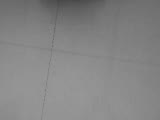
//> input picture frame 89 of 1 (5).avi, 160 x 120 px
$ ./improc_c   (built with g++ and OpenCV 4)
//> lines starting //> are read from the running program, lines starting //| are printed output that depends on the picture; after the words box and inside, x2 and y2 are one past the last pixel; in counts of white or black regions, pixels touching at a corner belong together
### improc.h
#ifndef _IMPROC_H_
#define _IMPROC_H_
#include "stdlib.h"
#include "stdio.h"
#include "math.h"
#include "string.h"
#include "assert.h"
typedef unsigned char uchar;
#ifndef MIN
#  define MIN(a,b)  ((a) > (b) ? (b) : (a))
#endif
#define LH_8UC1 81
#define LH_8UC2 82
#define LH_8UC3 83
#define LH_32FC1 321
#define LH_BGR2GRAY 0
#define LH_PI 3.1415926
struct LhMat
{
	int type;
	/* for internal use only */
	int* refcount;
	int hdr_refcount;
	union
	{
		uchar* ptr;
		short* s;
		int* i;
		float* fl;
		double* db;
	} data;
	int rows;
	int cols;
};

struct LhPoint2i
{
	int x;
	int y;
};

struct LhPoint2f
{
	float x;
	float y;
};

struct LhRect
{
	int x;
	int y;
	int width;
	int height;
};
typedef struct LhScalar
{
	double val[4];
}LhScalar;

struct LhLine
{
	float angle, rho;
};

LhMat* lhCreatMatHead(int rows, int cols, int type);

void lhFreeMatHead(LhMat* src);

LhMat* lhCreatMat(int rows, int cols, int type, uchar* pSrc);

void lhFreeMat(LhMat* src);

void lhZeros(LhMat* src);

void lhOnes(LhMat* src);

void lhSetValUchar(LhMat* src, int rowIndex, int colIndex, uchar val);
void lhSetValInt(LhMat* src, int rowIndex, int colIndex, uchar val);
void lhSetValFloat(LhMat* src, int rowIndex, int colIndex, uchar val);
void lhSetValDouble(LhMat* src, int rowIndex, int colIndex, uchar val);

uchar lhGetValUchar(LhMat* src, int rowIndex, int colIndex);
int lhGetValInt(LhMat* src, int rowIndex, int colIndex);
float lhGetValFloat(LhMat* src, int rowIndex, int colIndex);
double lhGetValDouble(LhMat* src, int rowIndex, int colIndex);
double lhSum(LhMat* src);
//////////////////////////////////////////////////////////////////////////
LhMat* lhCvtColor(LhMat* src, int type);
LhMat* lhCvtCimgToMat(LhMat* src);
LhMat* lhCvtMatToCimg(LhMat* src);
LhMat* lhHistNormolize(LhMat* srcM);
LhMat* lhGaussianBlur5(LhMat* src);
LhMat* lhGaussianBlur3(LhMat* src);
LhMat* lhadaptiveThreshold( LhMat* src, int _Block, int _Idelta, int _MaxValue );
void lhThreshold(LhMat* src, uchar thr);
LhPoint2f getCrossPoint(LhPoint2i p11, LhPoint2i p12, LhPoint2i p21, LhPoint2i p22);
LhMat* lhAdaptiveThreshold(LhMat* src, double maxValue, int thresholdType, int blockSize);
//////////////////////////////////////////////////////////////////////////
LhMat* xHistEqual(LhMat* src);
int houghStd(uchar* pdata, int width,int height,float rho, float theta, int threshold, LhLine *lines, int linesMax);
int lhHoughStd(LhMat* src, float rho, float theta, int threshold, LhLine *lines, int linesMax);
#endif

### stdafx.h
// stdafx.h : 标准系统包含文件的包含文件，
// 或是经常使用但不常更改的
// 特定于项目的包含文件
//

#pragma once

#include "targetver.h"

#include <stdio.h>
#include <tchar.h>


// TODO: 在此处引用程序需要的其他头文件

### improc.cpp
#include "improc.h"

LhMat* lhCreatMatHead(int rows, int cols, int type)
{
	LhMat* dst = (LhMat*)malloc(sizeof(LhMat));
	if (type == LH_8UC1)
	{
		dst->rows = rows;
		dst->cols = cols;
		dst->type = type;
		dst->data.ptr = NULL;
	}
	else if (type == LH_8UC2)
	{
		dst->rows = rows;
		dst->cols = cols;
		dst->type = type;
		dst->data.ptr = NULL;
	}
	else if (type == LH_8UC3)
	{
		dst->rows = rows;
		dst->cols = cols;
		dst->type = type;
		dst->data.ptr = NULL;
	}
	else if (type == LH_32FC1)
	{
		dst->rows = rows;
		dst->cols = cols;
		dst->type = type;
		dst->data.fl = NULL;
	}
	return dst;
}
// [5 lines left out: function lhFreeMatHead, not called in this run]
LhMat* lhCreatMat(int rows, int cols, int type, uchar* pSrc)
{
	LhMat* dst = (LhMat*)malloc(sizeof(LhMat));
	if (type == LH_8UC1)
	{
		dst->rows = rows;
		dst->cols = cols;
		dst->type = type;
		uchar* pd = (uchar*)malloc(sizeof(uchar)*rows*cols);
		for (int i = 0; i < rows; i++)
		{
			for (int j = 0; j < cols; j++)
			{
				pd[i*cols+j] = pSrc[i*cols+j];
			}
		}
		dst->data.ptr = pd;
	}
	else if (type == LH_8UC2)
	{
		dst->rows = rows;
		dst->cols = cols;
		dst->type = type;
		uchar* pd = (uchar*)malloc(sizeof(uchar)*rows*cols*2);
		for (int i = 0; i < rows; i++)
		{
			for (int j = 0; j < cols; j++)
			{
				pd[2*(i*cols+j)] = pSrc[2*(i*cols+j)];
				pd[2*(i*cols+j)+1] = pSrc[2*(i*cols+j)+1];
			}
		}
		dst->data.ptr = pd;
	}
	else if (type == LH_8UC3)
	{
		dst->rows = rows;
		dst->cols = cols;
		dst->type = type;
		uchar* pd = (uchar*)malloc(sizeof(uchar)*rows*cols*3);
		for (int i = 0; i < rows; i++)
		{
			for (int j = 0; j < cols; j++)
			{
				pd[3*(i*cols+j)] = pSrc[3*(i*cols+j)];
				pd[3*(i*cols+j)+1] = pSrc[3*(i*cols+j)+1];
				pd[3*(i*cols+j)+2] = pSrc[3*(i*cols+j)+2];
			}
		}
		dst->data.ptr = pd;
	}
	else if (type == LH_32FC1)
	{
		dst->rows = rows;
		dst->cols = cols;
		dst->type = type;
		float* pd = (float*)malloc(sizeof(float)*rows*cols);
		for (int i = 0; i < rows; i++)
		{
			for (int j = 0; j < cols; j++)
			{
				pd[i*cols+j] = pSrc[i*cols+j];
			}
		}
		dst->data.fl = pd;
	}
	return dst;
}
// [289 lines left out: functions lhFreeMat, lhZeros, lhOnes, lhSetValUchar, lhSetValInt, lhSetValFloat and 9 more, not called in this run]

LhMat* lhCvtColor(LhMat* src, int type)
{

	if (type == LH_BGR2GRAY)
	{
		LhMat* dst;
		int rows = src->rows;
		int cols = src->cols;
		dst = lhCreatMatHead(rows, cols, LH_8UC1);
		int length = rows*cols;
		uchar* ptr = (uchar*)malloc(sizeof(uchar)*length);
		uchar* p = ptr;
		for (int i = 0; i < rows; i++)
		{
			for (int j = 0; j < cols; j++)
			{
				//p[i*cols+j] = src->data.ptr[i*cols+j]*0.229 + src->data.ptr[i*cols+j+length]*0.587 + src->data.ptr[i*cols+j+2*length]*0.114;
				p[i*cols+j] = uchar(src->data.ptr[3*(i*cols+j)]*0.114 + src->data.ptr[3*(i*cols+j)+1]*0.587 + src->data.ptr[3*(i*cols+j)+2]*0.229); //Gray = 0.29900 * R + 0.58700 * G + 0.11400 * B
			}
		}
		dst->data.ptr = ptr;
		return dst;
	}
}

//void lhHistNormolize(unsigned char **pImg, unsigned char **pNormImg,int width,int height)
// [73 lines left out: functions lhHistNormolize, gaussianFilter3, not called in this run]

void gaussianFilter5(uchar* data, int rows, int cols)
{
	int i, j, index, sum;
	int templates[25] = { 1, 4, 7, 4, 1,
		4, 16, 26, 16, 4,
		7, 26, 41, 26, 7,
		4, 16, 26, 16, 4,
		1, 4, 7, 4, 1 };
	sum = cols * rows * sizeof(uchar);
	uchar *tmpdata = (uchar*)malloc(sum);
	memcpy((char*)tmpdata,(char*)data, sum);
	for(i = 2;i < rows - 2;i++)
	{
		for(j = 2;j < cols - 2;j++)
		{
			index = sum = 0;
			for(int m = i - 2;m < i + 3;m++)
			{
				for(int n = j - 2; n < j + 3;n++)
				{
					sum += tmpdata[m * cols + n] * templates[index++];
				}
			}
			data[i * cols + j] = sum / 273;
		}
	}
	free(tmpdata);
}

LhMat* lhGaussianBlur5(LhMat* src)
{
	LhMat* dst = lhCreatMatHead(src->rows, src->cols, src->type);
	gaussianFilter5(src->data.ptr, src->rows, src->cols);
	dst->data.ptr = src->data.ptr;
	return dst;
}

// [168 lines left out: functions lhGaussianBlur3, boxFilter, adaptiveThreshold, lhadaptiveThreshold, hist_equal, not called in this run]

void hist_equal0(uchar *img, uchar* dst, int _W, int _H)
{
	int localHistogram[256] = { 0 };
	int globalHistogram_[256] = { 0 };
	const size_t sstep = _W;
	int width = _W;
	int height = _H;
	width *= height;
	height = 1;
	for (const uchar* ptr = img; height--; ptr += sstep)
	{
		int x = 0;
		for (; x <= width - 4; x += 4)
		{
			int t0 = ptr[x], t1 = ptr[x + 1];
			localHistogram[t0]++; localHistogram[t1]++;
			t0 = ptr[x + 2]; t1 = ptr[x + 3];
			localHistogram[t0]++; localHistogram[t1]++;
		}

		for (; x < width; ++x)
			localHistogram[ptr[x]]++;
	}
	for (int i = 0; i < 256; i++)
	{
		globalHistogram_[i] += localHistogram[i];
		//cout << i << "   " << globalHistogram_[i] << "  gl  ";
	}
	const size_t dstep = _W;
	width = _W;
	height = _H;
	int lut[256];
	auto hist = globalHistogram_;
	int i = 0;
	while (!hist[i]) ++i;
	int total = _W*_H;
	float scale = (256 - 1.f) / (total - hist[i]);
	int sum = 0;
	for (lut[i++] = 0; i < 256; ++i)
	{
		sum += hist[i];
		lut[i] = (sum * scale)<255 ? (sum * scale):255;
	}
	width *= height;
	height = 1;
	const uchar* sptr = img;
	uchar* dptr = dst;
	for (; height--; sptr += sstep, dptr += dstep)
	{
		int x = 0;
		for (; x <= width - 4; x += 4)
		{
			int v0 = sptr[x];
			int v1 = sptr[x + 1];
			int x0 = lut[v0];
			int x1 = lut[v1];
			dptr[x] = (uchar)x0;
			dptr[x + 1] = (uchar)x1;
			v0 = sptr[x + 2];
			v1 = sptr[x + 3];
			x0 = lut[v0];
			x1 = lut[v1];
			dptr[x + 2] = (uchar)x0;
			dptr[x + 3] = (uchar)x1;
		}
		for (; x < width; ++x)
			dptr[x] = (uchar)lut[sptr[x]];
	}
}

LhMat* xHistEqual(LhMat* src)
{
	int _W = src->cols, _H = src->rows;
	uchar* ps = src->data.ptr;
	uchar* pd = ( unsigned char *)malloc( sizeof(uchar)*_W*_H );
	hist_equal0(ps, pd, _W, _H);
	LhMat* tmp = lhCreatMat(_H, _W, src->type, pd);
	return tmp;
}

int houghStd(uchar* pdata, int width,int height,float rho, float theta, int threshold, LhLine *lines, int linesMax)
{
	const float PI = 3.1415926535897932384626433832795;
	const uchar* image;
	int step;
	int numangle, numrho;
	int total = 0;
	float ang;
	int r, n;
	int i, j;
	float irho = 1 / rho;
	double scale;

	image = pdata ;
	step = width;

	numangle = (PI / theta + 0.5f);
	numrho = (((width + height) * 2 + 1) / rho) + 0.5f;

	int acc_size = (numangle + 2) * (numrho + 2);
	int sort_size = numangle * numrho;
	int* _accum = (int*)malloc(acc_size* sizeof(int));
	int* _sort_buf = (int*)malloc(sort_size* sizeof(int));
	float* _tabSin = (float*)malloc(numangle* sizeof(float));
	float* _tabCos = (float*)malloc(numangle* sizeof(float));

	int *accum = _accum, *sort_buf = _sort_buf;
	float *tabSin = _tabSin, *tabCos = _tabCos;

	memset(accum, 0, sizeof(accum[0]) * (numangle + 2) * (numrho + 2));

	for (ang = 0, n = 0; n < numangle; ang += theta, n++) // 计算正弦曲线的准备工作，查表
	{
		tabSin[n] = (float)(sin(ang) * irho);
		tabCos[n] = (float)(cos(ang) * irho);
	}

	// stage 1. fill accumulator
	for (i = 0; i < height; i++)
		for (j = 0; j < width; j++)
		{
			if (image[i * step + j] != 0)      // 将每个非零点，转换为霍夫空间的离散正弦曲线，并统计。
				for (n = 0; n < numangle; n++)
				{
					//r = cvRound(j * tabCos[n] + i * tabSin[n]);
					r = 0.5f+(j * tabCos[n] + i * tabSin[n]);
					r += (numrho - 1) / 2;
					accum[(n + 1) * (numrho + 2) + r + 1]++;
				}
		}

		// stage 2. find local maximums  // 霍夫空间，局部最大点，采用四邻域判断，比较。（也可以使8邻域或者更大的方式）, 如果不判断局部最大值，同时选用次大值与最大值，就可能会是两个相邻的直线，但实际上是一条直线。选用最大值，也是去除离散的近似计算带来的误差，或合并近似曲线。
		for (r = 0; r < numrho; r++)
			for (n = 0; n < numangle; n++)
			{
				int base = (n + 1) * (numrho + 2) + r + 1;
				if (accum[base] > threshold &&
					accum[base] > accum[base - 1] && accum[base] >= accum[base + 1] &&
					accum[base] > accum[base - numrho - 2] && accum[base] >= accum[base + numrho + 2])
					sort_buf[total++] = base;
			}

			// stage 3. sort the detected lines by accumulator value    // 由点的个数排序，依次找出哪些最有可能是直线


			int temp;
			int idx_0,idx_1;
			for (j = 0; j < total - 1; j++)
			{
				for (i = 0; i < total - 1 - j; i++)
				{
					idx_0 = sort_buf[i];
					idx_1 = sort_buf[i+1];
					if (accum[idx_0] < accum[idx_1])
					{
						temp = sort_buf[i];
						sort_buf[i] = sort_buf[i + 1];
						sort_buf[i + 1] = temp;
					}
				}
			}


			//  icvHoughSortDescent32s(sort_buf, total, accum);

			// stage 4. store the first min(total,linesMax) lines to the output buffer
			linesMax = MIN(linesMax, total);
			scale = 1. / (numrho + 2);
			for (i = 0; i < linesMax; i++)  // 依据霍夫空间分辨率，计算直线的实际r，theta参数
			{
				LhLine line;
				int idx = sort_buf[i];
				//int n = cvFloor(idx*scale) - 1;
				int n = (int)(idx*scale) - 1;
				int r = idx - (n + 1)*(numrho + 2) - 1;
				line.rho = (r - (numrho - 1)*0.5f) * rho;
				line.angle = n * theta;

				lines[i].rho = line.rho;
				lines[i].angle = line.angle;


				//H_PRINT(sort_buf[i]);

			}
			//printf("%f\n", lines[i].angle);

			free(_accum);
			free(_sort_buf);
			free(_tabSin);
			free(_tabCos);

			return linesMax;

}

int lhHoughStd(LhMat* src, float rho, float theta, int threshold, LhLine *lines, int linesMax)
{
	uchar* p = src->data.ptr;
	int width = src->cols;
	int height = src->rows;
	return houghStd(p, width, height, rho, theta, threshold, lines, linesMax);
}
// [12 lines left out: function lhThreshold, not called in this run]
LhPoint2f getCrossPoint(LhPoint2i p11, LhPoint2i p12, LhPoint2i p21, LhPoint2i p22)   //求两直线交点
{
	LhPoint2f out_inter_point;
	float x1 = p11.x;
	float x2 = p12.x;
	float y1 = p11.y;
	float y2 = p12.y;

	float x3 = p21.x;
	float x4 = p22.x;
	float y3 = p21.y;
	float y4 = p22.y;

	if(x2!=x1&&x3!=x4)
	{
		double k1 = (y2-y1)/(x2-x1);
		double k2 = (y3-y4)/(x3-x4);

		if(abs(k1-k2)<0.0001)
		{
			out_inter_point.x = 10000.0;
			out_inter_point.y = 10000.0;
		}
		else
		{
			out_inter_point.x = (k1*x1-k2*x3+y3-y1)/(k1-k2);
			out_inter_point.y = y1+(out_inter_point.x-x1)*k1;
		}
	}
	else if(x1 == x2 && x3 != x4)
	{
		out_inter_point.x  = x1;
		double k2 = (y3-y4)/(x3-x4);
		out_inter_point.y = k2*(out_inter_point.x-x3)+y3;
	}
	else if(x1!=x2&&x3==x4)
	{
		out_inter_point.x  = x3;
		double k1 = (y1-y2)/(x1-x2);
		out_inter_point.y = k1*(out_inter_point.x-x1)+y1;
	}
	else
	{
		out_inter_point.x = 100000.0;
		out_inter_point.y = 100000.0;
	}
	return out_inter_point;
}

void mean_filter(uchar* img, int _W, int _H, int masksize)
{

	int	 size = _W * _H;
	if (img == NULL || size <= 0) return;

	int  i, j, r = masksize / 2;
	int  area = masksize * masksize;
	int  half = area / 2;

	uchar *tmp = (uchar*)malloc(size*sizeof(uchar));
	uchar **p_row = (uchar**)malloc(_H*sizeof(uchar*));
	uchar **imgdata = (uchar**)malloc(_H*sizeof(uchar*));

	//initialize
	memcpy(tmp, img, size);
	imgdata[0] = img;
	p_row[0] = tmp;

	for (i = 1; i < _H; i++)
	{
		imgdata[i] = imgdata[i - 1] + _W;
		p_row[i] = p_row[i - 1] + _W;
	}

	int dx, dy, nG;
	int EndX = _W - r, EndY = _H - r;
	for (j = r; j < EndY; j++)
	{
		for (i = r; i < EndX; i++)
		{
			for (nG = 0, dy = -r; dy <= r; dy++)
				for (dx = -r; dx <= r; dx++)
					nG += p_row[j + dy][i + dx];

			imgdata[j][i] = (nG + half) / area;
		}
	}
	uchar* tmp_ = (uchar*)malloc(_W*_H*sizeof(uchar));
	memset(tmp_, 0, _W*_H*sizeof(uchar));
	int c = masksize / 2;
	for (i = c; i < _H - 2; ++i)
	{
		memcpy(tmp_ + (_W*i + c)*sizeof(uchar), img + (_W*i + c)*sizeof(uchar), (_W - 2 * c)*sizeof(uchar));
	}
	if (tmp_)
	{
		memcpy(img, tmp_, _W*_H*sizeof(uchar));
		free(tmp_);
		tmp_ = NULL;
	}
	if (tmp)
	{
		free(tmp);
		tmp = NULL;
	}
	if (p_row)
	{
		free(p_row);
		p_row = NULL;
	}
	if (tmp)
	{
		free(tmp);
		tmp = NULL;
	}
	if (imgdata)
	{
		free(imgdata);
		imgdata = NULL;
	}
}


// [20 lines left out: function adaptive_bin1, not called in this run]
void adaptive_bin(uchar* src, uchar* dst, int w, int h, int thresholdType, int blockSize, int idelta)
{
	uchar* tmp = (uchar*)malloc(sizeof(uchar)*w*h);
	memcpy(tmp, src, sizeof(uchar)*w*h);
	mean_filter(tmp, w, h, blockSize);
	int i, j;
	uchar imaxval = 255;   //	maxValue < 255 ? maxValue : 255;
	uchar tab[768];
	if (thresholdType == 0)
		for (i = 0; i < 768; i++)
			tab[i] = (uchar)(i - 255 > -idelta ? imaxval : 0);
	else if (thresholdType == 1)
		for (i = 0; i < 768; i++)
			tab[i] = (uchar)(i - 255 <= -idelta ? imaxval : 0);
	for (j = 0; j < w*h; j++)
	{
		dst[j] = tab[src[j] - tmp[j] + 255];
	}
	free(tmp);
}

LhMat* lhAdaptiveThreshold(LhMat* src, double maxValue, int thresholdType, int blockSize)
{
	uchar* ptr = src->data.ptr;
	int cols = src->cols;
	int rows = src->rows;
	uchar* pd = (uchar*)malloc(sizeof(uchar)*rows*cols);
	adaptive_bin(ptr, pd, cols, rows, thresholdType, blockSize, 7);
	//adaptive_bin1(ptr, pd, cols, rows, maxValue, thresholdType, blockSize);
	LhMat* dst = lhCreatMat(rows, cols, src->type, pd);
	return dst;
}

### improc_c.cpp
// improc_c.cpp : 定义控制台应用程序的入口点。
//

#include "stdafx.h"
#include "CImg.h"
#include "improc.h"
using namespace cimg_library;
#include <iostream>
#include "opencv2/opencv.hpp"
#include "opencv2/ocl/ocl.hpp"
#include "opencv2/imgproc/imgproc.hpp"
using namespace cv;
using namespace std;


#define CV_VERSION_ID       CVAUX_STR(CV_MAJOR_VERSION) CVAUX_STR(CV_MINOR_VERSION) CVAUX_STR(CV_SUBMINOR_VERSION)

#ifdef _DEBUG
#define cvLIB(name) "opencv_" name CV_VERSION_ID "d"
#else
#define cvLIB(name) "opencv_" name CV_VERSION_ID
#endif

#pragma comment( lib, cvLIB("core") )
#pragma comment( lib, cvLIB("imgproc") )
#pragma comment( lib, cvLIB("highgui") )
#pragma comment( lib, cvLIB("flann") )
#pragma comment( lib, cvLIB("features2d") )
#pragma comment( lib, cvLIB("calib3d") )
#pragma comment( lib, cvLIB("gpu") )
#pragma comment( lib, cvLIB("legacy") )
#pragma comment( lib, cvLIB("ml") )
#pragma comment( lib, cvLIB("objdetect") )
#pragma comment( lib, cvLIB("ts") )
#pragma comment( lib, cvLIB("video") )
#pragma comment( lib, cvLIB("contrib") )
#pragma comment( lib, cvLIB("nonfree") )
#pragma comment( lib, "user32.lib")
int _tmain(int argc, _TCHAR* argv[])
{
	VideoCapture cvcap("1 (5).avi");
	Mat cvframe;
	Mat cvgray;
	Mat cvbw;
	LhPoint2i move[3];
	int i = 0;
	int thrDistance = 10;
	for (;;)
	{
		cvcap>>cvframe;
//> cvframe is the input picture: 120 rows x 160 cols, CV_8UC3; min 71, max 154, mean 132.6
		if (!cvframe.data)
		{
			break;
		}
		LhMat* gray;
		int rows = cvframe.rows;
		int cols = cvframe.cols;
		if (cvframe.channels() == 3)
		{
			LhMat* rgb = lhCreatMat(cvframe.rows, cvframe.cols, LH_8UC3, cvframe.data);
			gray = lhCvtColor(rgb, LH_BGR2GRAY);
//> in lhCvtColor, `int rows = src->rows;`: rows = 120
//> in lhCvtColor, `int cols = src->cols;`: cols = 160
//> in lhCvtColor, `int length = rows*cols;`: length = 19200
//> the loop in lhCvtColor, `for (int i = 0; i < rows; i++)` made 120 passes
		}
		else
		{
			gray = lhCreatMat(cvframe.rows, cvframe.cols, LH_8UC1, cvframe.data);
		}
		LhMat* xhisteqMat;
		xhisteqMat = xHistEqual(gray);
//> in hist_equal0, `const size_t sstep = _W;`: sstep = 160
//> in hist_equal0, `int height = _H;`: height = 120
//> in hist_equal0, `width *= height;`: width = 19200
//> the loop in hist_equal0, `for (const uchar* ptr = img; height--; ptr += sstep)` made 1 pass
//> x on pass 1: 19200
//> after the loop in hist_equal0, `for (const uchar* ptr = img; height--; ptr += sstep)`: localHistogram = 256 values, max 1429 at index 132, min 0 at index 0, mean 75
//> after the loop in hist_equal0, `for (int i = 0; i < 256; i++)`: globalHistogram_ has the same summary as localHistogram
//> in hist_equal0, `const size_t dstep = _W;`: dstep = 160
//> the loop in hist_equal0, `while (!hist[i]) ++i;` made 66 passes
//> after the loop in hist_equal0, `while (!hist[i]) ++i;`: i = 66
//> in hist_equal0, `int total = _W*_H;`: total = 19200
//> in hist_equal0, `float scale = (256 - 1.f) / (total - hist[i]);`: scale = 0.0133
//> the loop in hist_equal0, `for (lut[i++] = 0; i < 256; ++i)` made 189 passes
//> sum on passes 1 to 3: 13, 15, 21
//> after the loop in hist_equal0, `for (lut[i++] = 0; i < 256; ++i)`: i = 256; sum = 19199; lut = 256 values from 0 to 255
//> in hist_equal0, `width *= height;`: width = 19200
//> the loop in hist_equal0, `for (; height--; sptr += sstep, dptr += dstep)` made 1 pass
//> the loop in lhCreatMat (call 2), `for (int i = 0; i < rows; i++)` made 120 passes
		LhMat* gaussMat;
		gaussMat = lhGaussianBlur5(xhisteqMat);
//> the loop in gaussianFilter5, `for(i = 2;i < rows - 2;i++)` made 116 passes
//> sum on passes 1 to 8: 4914, 5099, 5295, 5492, 5757, 6286, 7055, 7642
//> after the loop in gaussianFilter5, `for(i = 2;i < rows - 2;i++)`: index = 25; sum = 25621
		LhMat* adapt = lhAdaptiveThreshold(gaussMat, 255, 1, 7);
//> in lhAdaptiveThreshold, `int cols = src->cols;`: cols = 160
//> in lhAdaptiveThreshold, `int rows = src->rows;`: rows = 120
//> in mean_filter, `int	 size = _W * _H;`: size = 19200
//> the loop in mean_filter, `for (i = 1; i < _H; i++)` made 119 passes
//> in mean_filter, `int EndX = _W - r, EndY = _H - r;`: EndX = 157; EndY = 117
//> the loop in mean_filter, `for (j = r; j < EndY; j++)` made 114 passes
//> nG on passes 1 to 8: 951, 987, 1047, 1113, 1185, 1276, 1370, 1462
//> after the loop in mean_filter, `for (j = r; j < EndY; j++)`: nG = 4938
//> the loop in mean_filter, `for (i = c; i < _H - 2; ++i)` made 115 passes
		Mat my2(gray->rows, gray->cols, CV_8UC1, adapt->data.ptr);
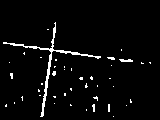
//> my2: 120 rows x 160 cols, CV_8UC1; 3.6% white in thin lines or dots, all inside (x1, y1, x2, y2) = (3, 22, 151, 117)
		imshow("my2", my2);
		Mat bestLine = Mat::zeros(cvframe.size(), CV_8UC1);
#pragma region
		LhLine* lines = (LhLine*)malloc(sizeof(LhLine)*100);
		int lineCount;
		lineCount = lhHoughStd(adapt, 1, LH_PI/180, 70, lines, 100);
//> in lhHoughStd, `int width = src->cols;`: width = 160
//> in lhHoughStd, `int height = src->rows;`: height = 120
//> in houghStd, `step = width;`: step = 160
//> in houghStd, `numrho = (((width + height) * 2 + 1) / rho) + 0.5f;`: numrho = 561
//> in houghStd, `int acc_size = (numangle + 2) * (numrho + 2);`: acc_size = 102466
//> in houghStd, `int sort_size = numangle * numrho;`: sort_size = 100980
//> the loop in houghStd, `for (i = 0; i < height; i++)` made 120 passes
//> r on passes 1 to 8: 0, 0, 0, 0, 0, 0, 0, 0
//> after the loop in houghStd, `for (i = 0; i < height; i++)`: r = 170
//> after the loop in houghStd, `for (r = 0; r < numrho; r++)`: total = 5
//> the loop in houghStd, `for (j = 0; j < total - 1; j++)` made 4 passes
//> (idx_0, idx_1, temp) on passes 1 to 4: (4841, 5406, 4841), (55498, 5406, 55498), (56622, 5406, 55498), (56060, 56622, 55498)
//> after the loop in houghStd, `for (j = 0; j < total - 1; j++)`: idx_0 = 56060; idx_1 = 56622; temp = 55498
//> in houghStd, `linesMax = MIN(linesMax, total);`: linesMax = 5
//> in houghStd, `scale = 1. / (numrho + 2);`: scale = 0.00178
//> the loop in houghStd, `for (i = 0; i < linesMax; i++)` made 5 passes
//> (idx, n, r, line.rho) on passes 1 to 5: (56060, 98, 322, 42), (56622, 99, 321, 41), (5406, 8, 338, 58), (55498, 97, 323, 43), (4841, 7, 336, 56)
//> lineCount = 5
		float th1 = -1, th2 = -1;
		float rho1 = 0, rho2 = 0;
		LhPoint2i p11, p12;
		LhPoint2i p21, p22;
		bool isFirst = true;
		for (size_t i=0; i< 100; i++) {
			float rho = lines[i].rho;
			float theta = lines[i].angle;
			Point pt1,pt2;
			double a=cos(theta);
			double b=sin(theta);
			double x0 = rho*a;
			double y0 = rho*b;
			pt1.x = cvRound(x0+1000*(-b));
			pt1.y = cvRound(y0+1000*a);
			pt2.x = cvRound(x0-1000*(-b));
			pt2.y = cvRound(y0-1000*a);
			//line(draw, pt1, pt2, Scalar(255), 1, CV_AA);

			if (isFirst == true)
			{
				rho1 = rho;
				th1 = theta;
				p11.x = pt1.x;
				p11.y = pt1.y;
				p12.x = pt2.x;
				p12.y = pt2.y;
				isFirst = false;
			}
			else
			{
				if (abs(abs(th1-1.57) - abs(theta-1.57)) < 1)
				{
					continue;
				}
				rho2 = rho;
				th2 = theta;
				p21.x = pt1.x;
				p21.y = pt1.y;
				p22.x = pt2.x;
				p22.y = pt2.y;
				break;
			}
		}
//> this loop made 3 passes
//> (rho, theta, a, b, x0, y0, rho1, th1) on pass 1: (42, 1.71, -0.139, 0.99, -5.85, 41.59, 42, 1.71)
//> after the loop, rho1 = 42; th1 = 1.71; isFirst = false
		//cout<<th1<<"  "<<th2<<endl;
		//waitKey();
		if ((th1> -1.1&&th1<-0.9) || (th2 >-1.1&&th2<-0.9))
		{
			cout<<"no detection 2 lines\n";
			continue;
		}

		line(bestLine, Point(p11.x, p11.y), Point(p12.x, p12.y), Scalar(255), 1, CV_AA);
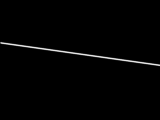
//> bestLine: 120 rows x 160 cols, CV_8UC1; min 0, max 232, mean 2.9
		line(bestLine, Point(p21.x, p21.y), Point(p22.x, p22.y), Scalar(125), 1, CV_AA);
//> bestLine: 120 rows x 160 cols, CV_8UC1; 1.88% of pixels changed, all inside (x1, y1, x2, y2) = (41, 0, 61, 120)

		LhPoint2f ctr;
		ctr = getCrossPoint(p11, p12, p21, p22);
//> in getCrossPoint, `float x1 = p11.x;`: x1 = -996
//> (the rest of the program and of its run is left out)
